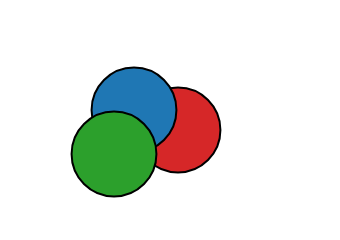

This figure's Vega-Lite source:
### Vega specification from a JSON file in a GitHub repository (floating-point values rounded to 4 significant figures)
{"$schema": "https://vega.github.io/schema/vega/v6.json", "width": 160, "height": 110, "padding": 5, "autosize": "none", "background": "white", "data": [{"name": "f", "values": [{"k": "a", "x": 40, "y": 40, "z": 2, "v": 1}, {"k": "b", "x": 62, "y": 50, "z": -1, "v": 2}, {"k": "a", "x": 84, "y": 60, "z": 0, "v": 3}, {"k": "c", "x": 52, "y": 72, "z": 1, "v": 4}]}], "scales": [{"name": "col", "type": "ordinal", "domain": ["a", "b", "c"], "range": ["#d62728", "#1f77b4", "#2ca02c"]}, {"name": "seq", "type": "linear", "domain": [1, 4], "range": ["#ffffcc", "#800026"]}], "marks": [{"type": "symbol", "from": {"data": "f"}, "key": "k", "encode": {"update": {"x": {"field": "x"}, "y": {"field": "y"}, "size": {"value": 1800}, "fill": {"scale": "col", "field": "k"}, "stroke": {"value": "#000000"}}}}]}
